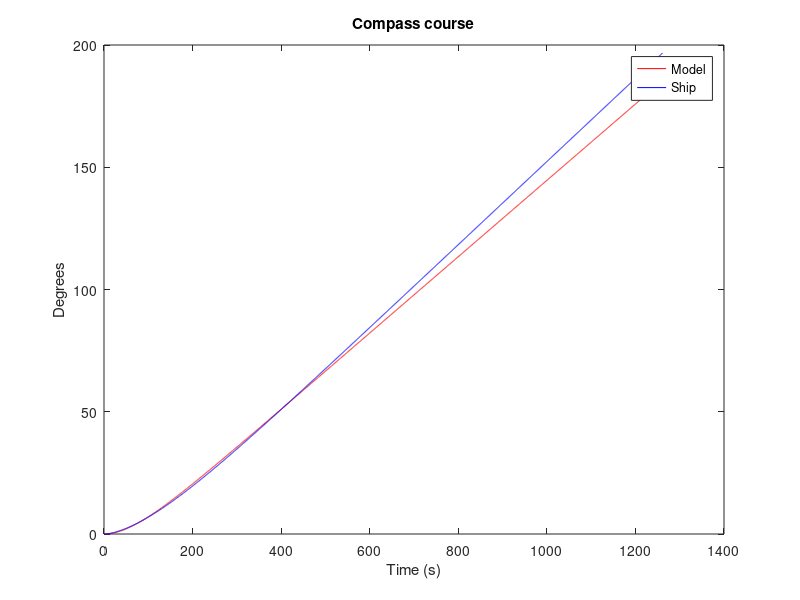

The MATLAB script that drew this image:
clc;
close all;

figure
load('part1.mat');
load('part1_copy');
plot(part1_copy(1,:),part1_copy(2,:),'r');
hold on;
plot(part1(1,:),part1(2,:),'b');
xlabel('Time (s)'); ylabel('Degrees');
legend('Model','Ship');
title('Compass course');